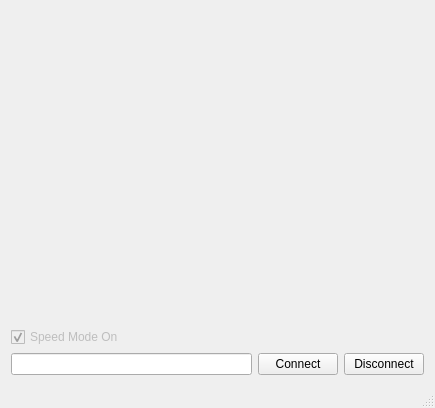
<?xml version="1.0" encoding="UTF-8"?>
<ui version="4.0">
 <class>JMainWindow</class>
 <widget class="QMainWindow" name="JMainWindow">
  <property name="geometry">
   <rect>
    <x>0</x>
    <y>0</y>
    <width>435</width>
    <height>408</height>
   </rect>
  </property>
  <property name="windowTitle">
   <string>MainWindow</string>
  </property>
  <widget class="QWidget" name="centralWidget">
   <layout class="QVBoxLayout" name="verticalLayout">
    <item>
     <widget class="JFieldView" name="fieldView" native="true"/>
    </item>
    <item>
     <layout class="QHBoxLayout" name="horizontalLayout">
      <item>
       <widget class="JDirectionalPad" name="directionalPad1" native="true"/>
      </item>
      <item>
       <widget class="JDirectionalPad" name="directionalPad2" native="true"/>
      </item>
     </layout>
    </item>
    <item>
     <widget class="QCheckBox" name="checkSpeedOn">
      <property name="enabled">
       <bool>false</bool>
      </property>
      <property name="text">
       <string>Speed Mode On</string>
      </property>
      <property name="checkable">
       <bool>true</bool>
      </property>
      <property name="checked">
       <bool>true</bool>
      </property>
     </widget>
    </item>
    <item>
     <layout class="QHBoxLayout" name="horizontalLayout_2">
      <property name="sizeConstraint">
       <enum>QLayout::SetDefaultConstraint</enum>
      </property>
      <item>
       <widget class="QLineEdit" name="editAdress"/>
      </item>
      <item>
       <widget class="QPushButton" name="buttonConnect">
        <property name="text">
         <string>Connect</string>
        </property>
       </widget>
      </item>
      <item>
       <widget class="QPushButton" name="buttonDisconnect">
        <property name="text">
         <string>Disconnect</string>
        </property>
       </widget>
      </item>
     </layout>
    </item>
   </layout>
  </widget>
  <widget class="QStatusBar" name="statusBar"/>
 </widget>
 <layoutdefault spacing="6" margin="11"/>
 <customwidgets>
  <customwidget>
   <class>JDirectionalPad</class>
   <extends>QWidget</extends>
   <header>jdirectionalpad.h</header>
   <container>1</container>
  </customwidget>
  <customwidget>
   <class>JFieldView</class>
   <extends>QWidget</extends>
   <header>jfieldview.h</header>
   <container>1</container>
  </customwidget>
 </customwidgets>
 <resources/>
 <connections/>
</ui>
